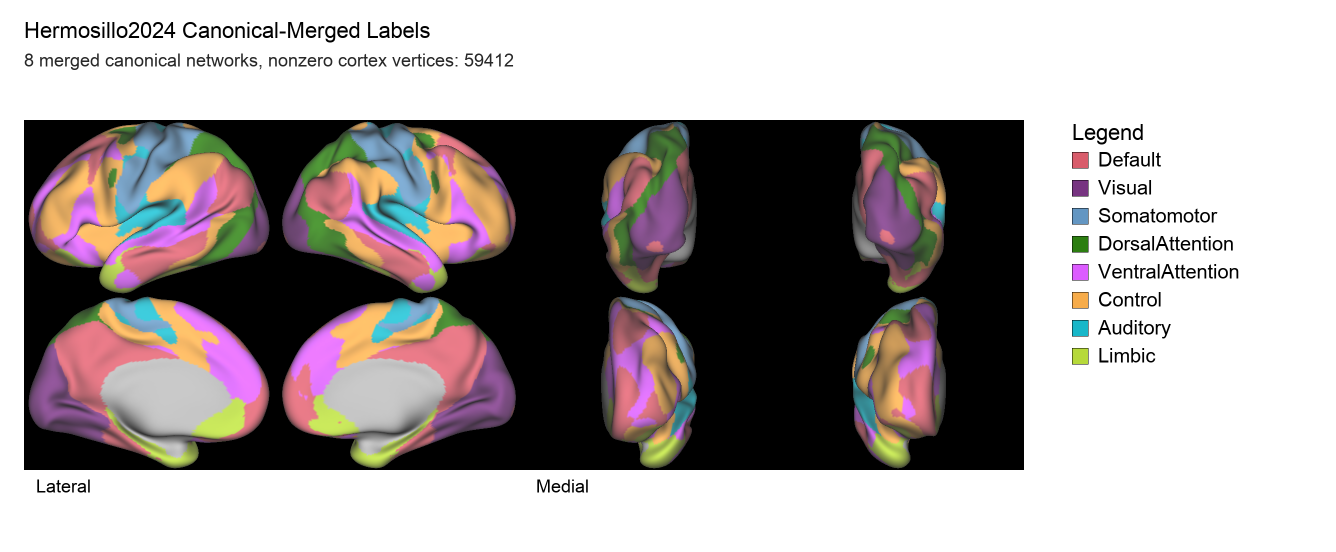
#> input picture present/Hermosillo2024_group_priors_canonical_merged_shape.png, 2672 x 1104 px (shown at 1/2 size)
$ python -i workbench_grid.py   (imports and definitions only)
#> lines starting #> are read from the running program, lines starting #| are printed output that depends on the picture; after the words box and inside, x2 and y2 are one past the last pixel; in counts of white or black regions, pixels touching at a corner belong together
#> further down, picture is the input picture: PIL image 2672x1104 RGB; mean R, G, B 165.8, 159.1, 159.2
#!/usr/bin/env python3
from __future__ import annotations

import argparse
import json
from pathlib import Path

import nibabel as nib
import numpy as np
from PIL import Image, ImageDraw, ImageFont
from matplotlib import font_manager


# [65 lines left out: functions load_font, load_style_json, load_label_gifti, load_labels, build_style, not called in this run]


def foreground_mask(image: Image.Image, threshold: int = 15) -> np.ndarray:
#> called with threshold = 15
    arr = np.asarray(image.convert("RGBA"))
    corners = np.array([arr[0, 0, :3], arr[0, -1, :3], arr[-1, 0, :3], arr[-1, -1, :3]])
#> corners = [[255, 255, 255], [255, 255, 255], [255, 255, 255], [255, 255, 255]]
    is_white_bg = float(np.mean(corners)) > 127.0
#> is_white_bg = True
    if is_white_bg:
        return np.any(arr[..., :3] < (255 - threshold), axis=2)
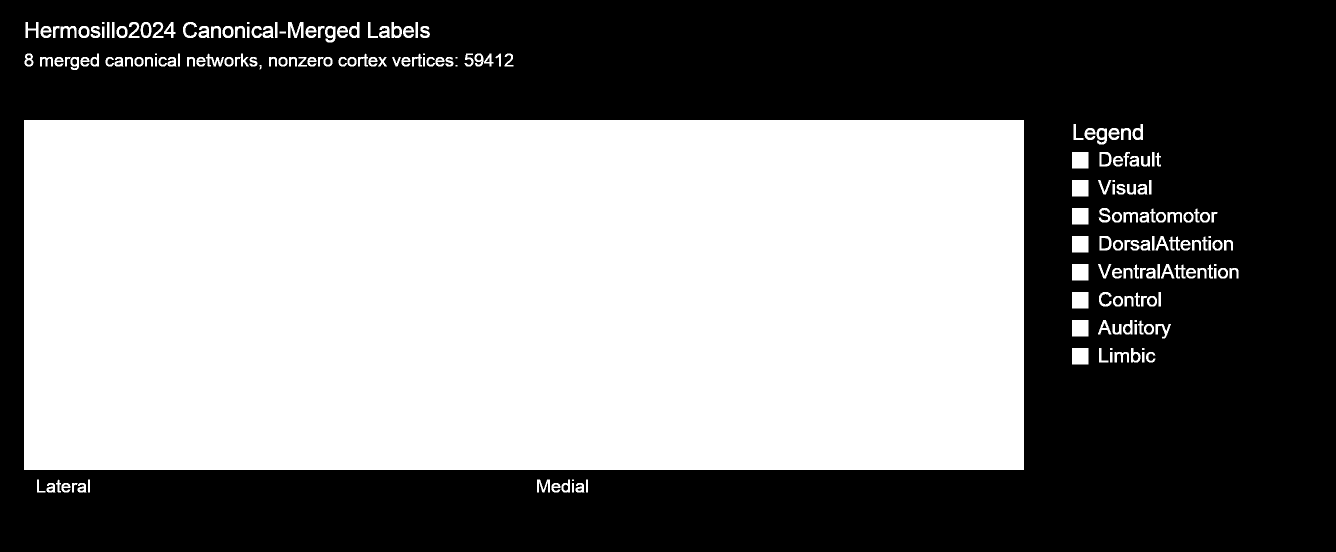
#> returned value: shape (1104, 2672) bool (shown at 1/2 size); 49.1% white; 198 white regions (5 under 20 px), largest, box (x1, y1, x2, y2) and area: (48, 240, 2048, 940) 1400000, (2144, 304, 2177, 337) 1089, (2144, 360, 2177, 393) 1089
    return arr[..., :3].sum(axis=2) > threshold


def find_runs(flags: np.ndarray) -> list[tuple[int, int]]:
    runs: list[tuple[int, int]] = []
    start: int | None = None
    for idx, value in enumerate(flags.tolist()):
        if value and start is None:
            start = idx
        elif not value and start is not None:
            runs.append((start, idx))
            start = None
#> this loop made 2672 passes
#> value on passes 1 to 12: False, False, False, False, False, False, False, False, False, False, False, False
#> after the loop, runs = [(48, 2048), (2144, 2191), (2193, 2477)]
    if start is not None:
        runs.append((start, len(flags)))
    return runs


def trim_background(img: Image.Image, threshold: int = 8) -> Image.Image:
    arr = np.asarray(img.convert("RGB"))
    corners = np.array([arr[0, 0], arr[0, -1], arr[-1, 0], arr[-1, -1]])
    is_white_bg = float(np.mean(corners)) > 127.0
    if is_white_bg:
        mask = np.any(arr < (255 - threshold), axis=2)
    else:
        mask = np.any(arr > threshold, axis=2)
    if not np.any(mask):
        return img
    ys, xs = np.where(mask)
    return img.crop((int(xs.min()), int(ys.min()), int(xs.max()) + 1, int(ys.max()) + 1))


# [55 lines left out: functions trim_bounding_box, build_2x2_composite, not called in this run]


def trim_black(img: Image.Image, threshold: int = 8) -> Image.Image:
    return trim_background(img, threshold=threshold)


def split_native_hemi_panels(image: Image.Image) -> dict[str, Image.Image]:
    mask = foreground_mask(image)
    col_runs = find_runs(mask.any(axis=0))
#> col_runs = [(48, 2048), (2144, 2191), (2193, 2477)]
    if len(col_runs) < 2:
        raise RuntimeError("Could not detect bilateral foreground runs in native render")
    selected_runs = sorted(col_runs, key=lambda item: item[1] - item[0], reverse=True)[:2]
#> selected_runs = [(48, 2048), (2193, 2477)]
    selected_runs = sorted(selected_runs, key=lambda item: item[0])
    panels: dict[str, Image.Image] = {}
    for hemi, (x0, x1) in zip(["L", "R"], selected_runs, strict=True):
        panels[hemi] = trim_background(image.crop((x0, 0, x1, image.height)))
#> this loop made 2 passes
#> pass 1, in trim_background, `arr = np.asarray(img.convert("RGB"))`:
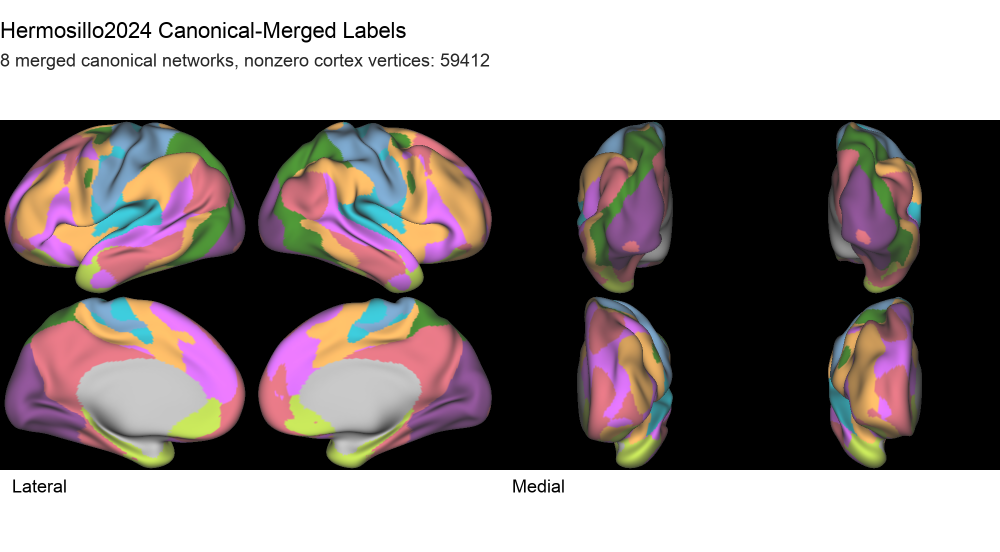
#> arr: shape (1104, 2000, 3) (shown at 1/2 size); mean R, G, B 138.1, 129.1, 129.2
#> pass 1, in trim_background, `mask = np.any(arr < (255 - threshold), axis=2)`:
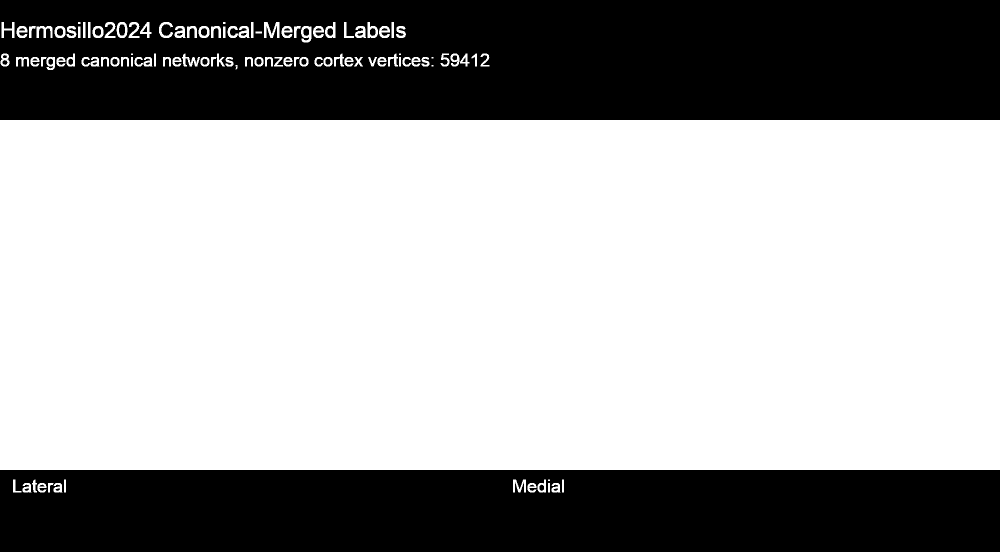
#> mask: shape (1104, 2000) bool (shown at 1/2 size); 64.4% white; 43 black regions, largest, box (x1, y1, x2, y2) and area: (0, 0, 2000, 240) 457817, (0, 940, 2000, 1104) 325323, (238, 49, 250, 71) 227
#> pass 2, in trim_background (call 2), `arr = np.asarray(img.convert("RGB"))`:
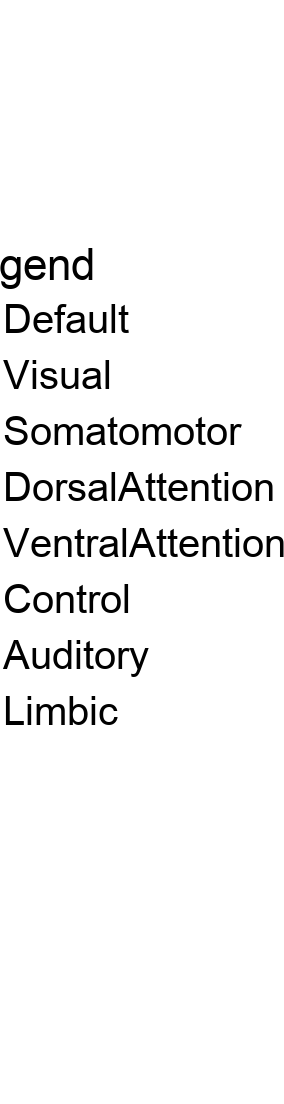
#> arr: shape (1104, 284, 3); min 0, max 255, mean 243.7
#> pass 2, in trim_background (call 2), `mask = np.any(arr < (255 - threshold), axis=2)`:
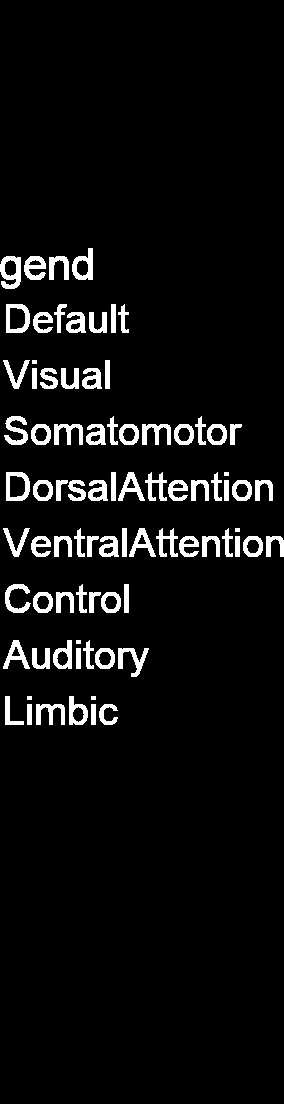
#> mask: shape (1104, 284) bool; 5.6% white; 83 white regions, largest, box (x1, y1, x2, y2) and area: (0, 256, 21, 289) 424, (118, 648, 149, 677) 360, (72, 248, 93, 280) 359
#> after the loop, panels = 2 items
    return panels


# [274 lines left out: functions fit_image_obj, paste_center, wrap_text, build_grid_canvas, compose_wb_grid_with_legend, parse_args and 1 more, not called in this run]


# [2 lines not run here, left out]

>>> from PIL import Image
>>> picture = Image.open('../../../present/Hermosillo2024_group_priors_canonical_merged_shape.png')
>>> result = split_native_hemi_panels(picture)
#> result = 2 items

$ run again, on present/Kong2022Areal_gMSHBM_beta50_group_priors_canonical_merged_shape.png
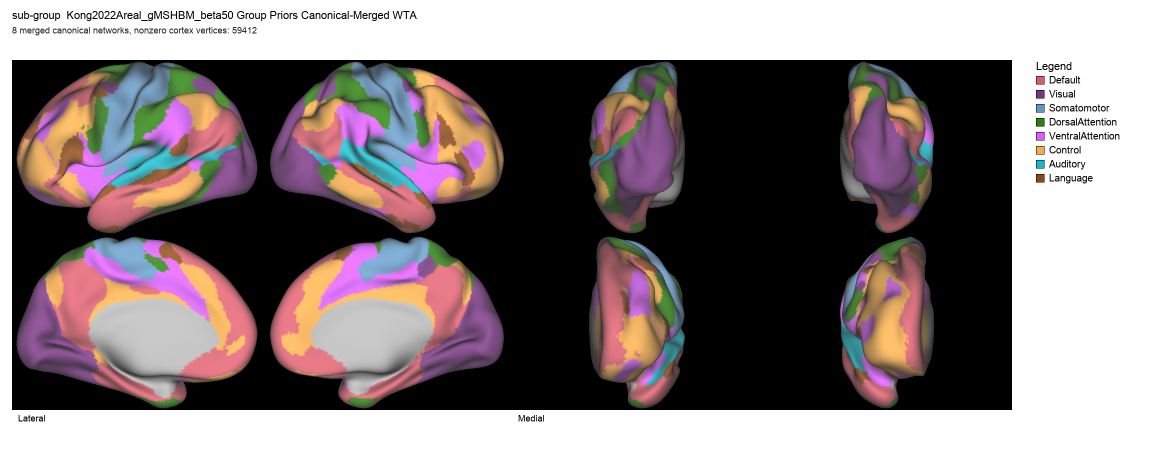
#> input picture present/Kong2022Areal_gMSHBM_beta50_group_priors_canonical_merged_shape.png, 2336 x 902 px (shown at 1/2 size)
#> picture is the input picture: PIL image 2336x902 RGB; mean R, G, B 132.1, 121.5, 123.2
#> in foreground_mask, `corners = np.array([arr[0, 0, :3], arr[0, -1, :3], arr[-1, 0, :3], arr..`: corners = [[255, 255, 255], [255, 255, 255], [255, 255, 255], [255, 255, 255]]
#> in foreground_mask, `is_white_bg = float(np.mean(corners)) > 127.0`: is_white_bg = True
#> in foreground_mask, `return np.any(arr[..., :3] < (255 - threshold), axis=2)`:
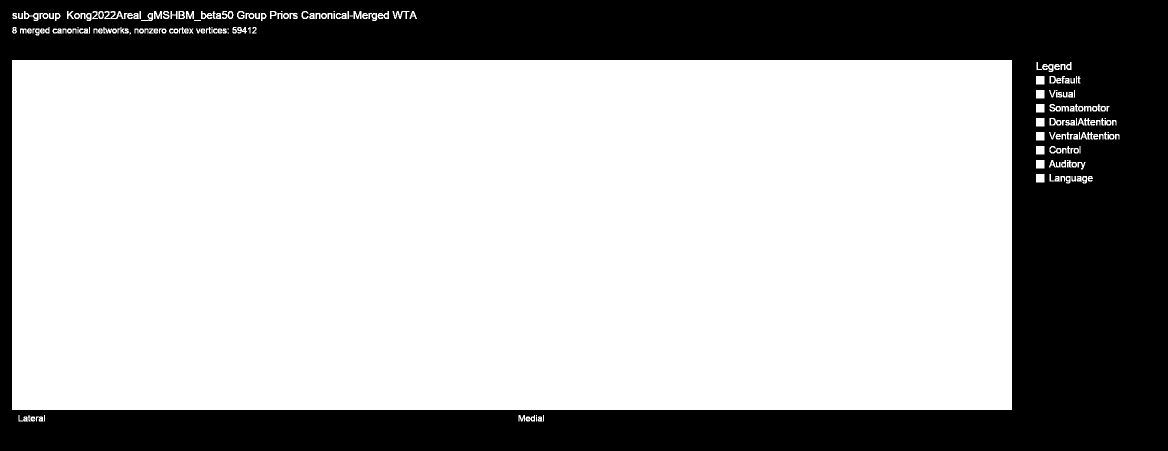
#> returned value: shape (902, 2336) bool (shown at 1/2 size); 67.3% white; 95 black regions (58 under 20 px), largest, box (x1, y1, x2, y2) and area: (0, 0, 2336, 902) 687974, (2102, 154, 2109, 165) 67, (2102, 238, 2109, 249) 67
#> the loop in find_runs, `for idx, value in enumerate(flags.tolist()):` made 2336 passes
#> (value, start) on pass 25: (True, 24)
#> after the loop in find_runs, `for idx, value in enumerate(flags.tolist()):`: runs = [(24, 2024), (2072, 2239)]
#> the loop in split_native_hemi_panels, `for hemi, (x0, x1) in zip(["L", "R"], selected_runs, strict=True):` made 2 passes
#> pass 2, in trim_background (call 2), `mask = np.any(arr < (255 - threshold), axis=2)`:
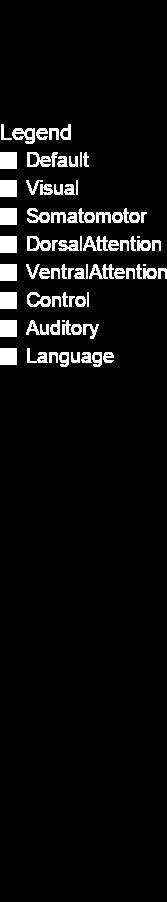
#> mask: shape (902, 167) bool; 5.6% white; 78 white regions (3 under 20 px), largest, box (x1, y1, x2, y2) and area: (0, 152, 17, 169) 289, (0, 180, 17, 197) 289, (0, 208, 17, 225) 289
#> after the loop in split_native_hemi_panels, `for hemi, (x0, x1) in zip(["L", "R"], selected_runs, strict=True):`: panels = 2 items
